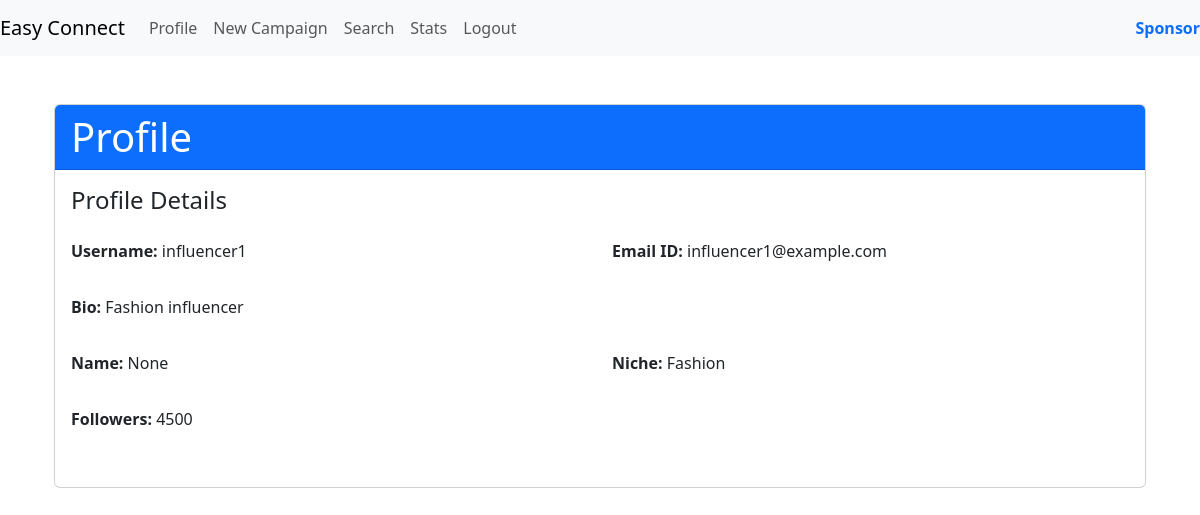
The page /profile/6 (signed in) on the database its author committed.
### models.py (models this page shows)
class User(db.Model):
    __tablename__ = 'user'
    id = db.Column(db.Integer, primary_key=True, autoincrement=True)
    role_id = db.Column(db.Integer, db.ForeignKey('user_role.role_id'), nullable=False)
    username = db.Column(db.String(32), nullable=False, unique=True)
    email_id = db.Column(db.String(64),  nullable=False)
    password = db.Column(db.String(64), nullable=False)
    is_flagged = db.Column(db.Boolean ,default=False)
    role = db.relationship('UserRole', backref=db.backref('users', lazy=True))

class InfluencerProfile(db.Model):
    __tablename__ = 'influencer_profile'
    influencer_id = db.Column(db.Integer, primary_key=True, autoincrement=True)
    id = db.Column(db.Integer, db.ForeignKey('user.id'), nullable=False)
    name = db.Column(db.String(64), nullable=True)
    niche = db.Column(db.String(32))
    followers = db.Column(db.Integer)
    bio = db.Column(db.String(256))
    user = db.relationship('User', backref=db.backref('influencer_profiles', lazy=True))

### routes.py (the view)
@app.route('/profile/<int:user_id>', methods=['GET'])
@auth_rep
def view_profile(user_id):
    user = User.query.get(user_id)
    if user.role_id == 3:  # Influencer
        profile = InfluencerProfile.query.filter_by(id=user_id).first_or_404()
    elif user.role_id == 2:  # Sponsor
        profile = Sponsor.query.filter_by(id=user_id).first_or_404()
    else:
        profile = None
        flash('User role not recognized.', 'danger')
    return render_template('profile.html', user=user, profile=profile, role_id=user.role_id)

### routes.py (called while the page is built)
def auth_rep(func):
    @wraps(func)
    def inner(*args,**kwargs):
        if 'user_id' in session:
            user = User.query.get(session['user_id'])
            if user.is_flagged:
                flash('Your account is flagged and cannot perform this action.', 'error')
                return redirect(url_for('login'))
            return func(*args,**kwargs)
        else:
            flash('You are not logged in,Please login to proceed','error')
            return redirect(url_for('login'))
    return inner

### templates/profile.html (shortened to what this page needs)
{% extends 'layout.html' %}
{% block content %}
<div class="container">
    <div class="card mt-5">
        <div class="card-header bg-primary text-white">
            <h1 class="display-6 mb-0">Profile</h1>
        </div>
        <div class="card-body">
            <h4 class="mb-4">Profile Details</h4>
            <div class="row mb-3">
                <div class="col-md-6">
                    <p><strong>Username:</strong> {{ user.username }}</p>
                </div>
                <div class="col-md-6">
                    <p><strong>Email ID:</strong> {{ user.email_id }}</p>
                </div>
            </div>
            <div class="row mb-3">
                <div class="col-md-12">
                    <p><strong>Bio:</strong> {{ profile.bio }}</p>
                </div>
            </div>
            {% if role_id == 3 %}
                <div class="row mb-3">
                    <div class="col-md-6">
                        <p><strong>Name:</strong> {{ profile.name }}</p>
                    </div>
                    <div class="col-md-6">
                        <p><strong>Niche:</strong> {{ profile.niche }}</p>
                    </div>
                </div>
                <div class="row mb-3">
                    <div class="col-md-6">
                        <p><strong>Followers:</strong> {{ profile.followers }}</p>
                    </div>
                </div>
            {% endif %}
        </div>
    </div>
</div>
{% endblock %}

### rows shown on the page
User: username "influencer1", email_id "influencer1@example.com"
InfluencerProfile: bio "Fashion influencer", name "None", niche "Fashion", followers "4500"
